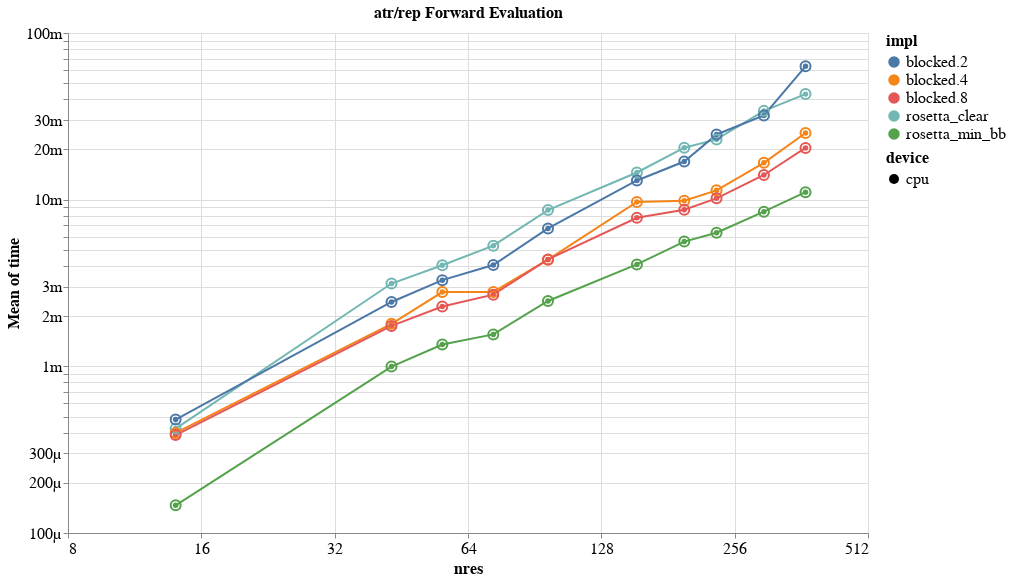

The code cell stored with this chart in its notebook:
### Code cell
dat = stat_frame(rosetta_score_results)
dat = pandas.concat(
    (
        dat,
        pandas.merge(
            dat,
            dat.query("name == 'score.rosetta_atr_rep'")
            .groupby("model")
            .time.mean()
            .rename("rosetta_mean")
            .to_frame(),
            left_on="model",
            right_index=True,
        )
        .eval("time / rosetta_mean")
        .rename("rosetta_relative"),
    ),
    axis=1,
)

encoding = dict(
    x=altair.X(
        "nres", axis=altair.Axis(format="s"), scale=altair.Scale(type="log", base=2)
    ),
    y=altair.Y(
        "mean(time)",
        scale=altair.Scale(type="log", base=10),
        axis=altair.Axis(format="s"),
    ),
    color="impl",
    shape="device",
)

sum(
    (
        altair.Chart(dat, title="atr/rep Forward Evaluation")
        .mark_line()
        .encode(**encoding),
        altair.Chart(dat).mark_point(size=100).encode(**encoding)
    )
)

### Figure 1 — Vega-Lite specification as saved in the notebook (floating-point values rounded to 4 significant figures; data arrays with more than 128 entries replaced by an {"elided": "..."} marker saying what was removed)
{"$schema": "https://vega.github.io/schema/vega-lite/v2.6.0.json", "config": {"axis": {"labelFontSize": 16, "titleFontSize": 16}, "header": {"labelFontSize": 16, "titleFontSize": 16}, "legend": {"labelFontSize": 16, "titleFontSize": 16}, "title": {"fontSize": 16}, "view": {"height": 500, "width": 800}}, "datasets": {"data-58516f57dc490fd092e4a0bb23bd63bb": {"elided": "5174 records"}}, "layer": [{"data": {"name": "data-58516f57dc490fd092e4a0bb23bd63bb"}, "encoding": {"color": {"field": "impl", "type": "nominal"}, "shape": {"field": "device", "type": "nominal"}, "x": {"axis": {"format": "s"}, "field": "nres", "scale": {"base": 2, "type": "log"}, "type": "quantitative"}, "y": {"aggregate": "mean", "axis": {"format": "s"}, "field": "time", "scale": {"base": 10, "type": "log"}, "type": "quantitative"}}, "mark": "line", "title": "atr/rep Forward Evaluation"}, {"data": {"name": "data-58516f57dc490fd092e4a0bb23bd63bb"}, "encoding": {"color": {"field": "impl", "type": "nominal"}, "shape": {"field": "device", "type": "nominal"}, "x": {"axis": {"format": "s"}, "field": "nres", "scale": {"base": 2, "type": "log"}, "type": "quantitative"}, "y": {"aggregate": "mean", "axis": {"format": "s"}, "field": "time", "scale": {"base": 10, "type": "log"}, "type": "quantitative"}}, "mark": {"size": 100, "type": "point"}}]}
